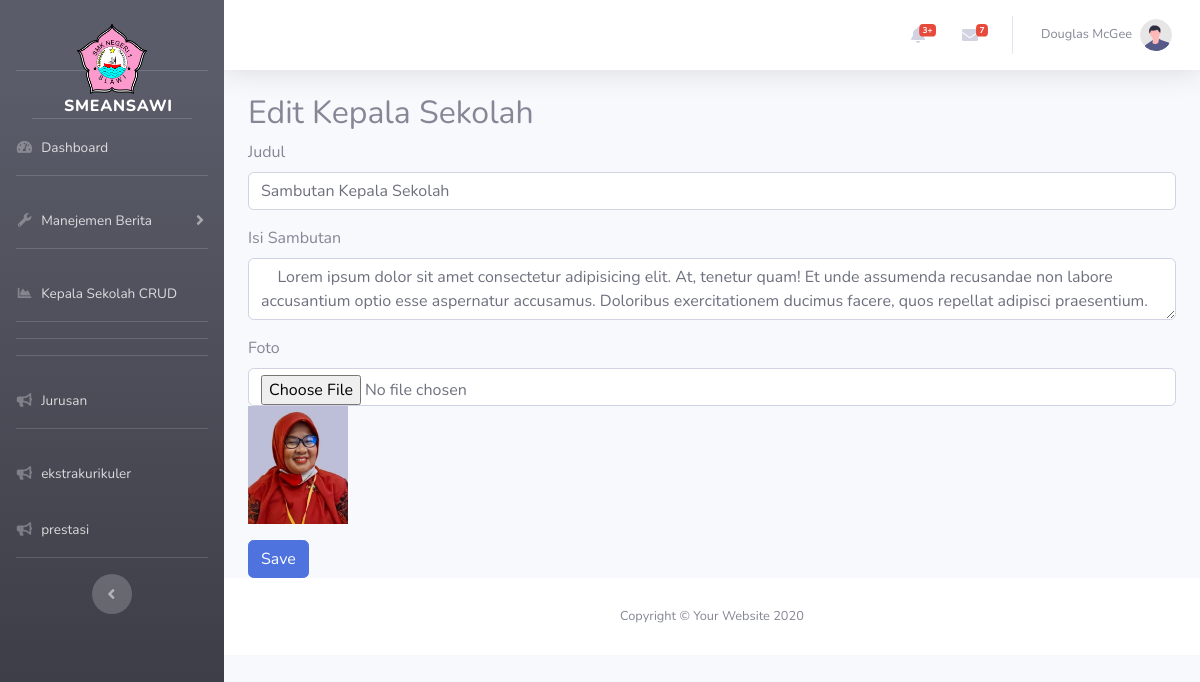
Before: /kepalasekolah/edit/3 with the older database file.
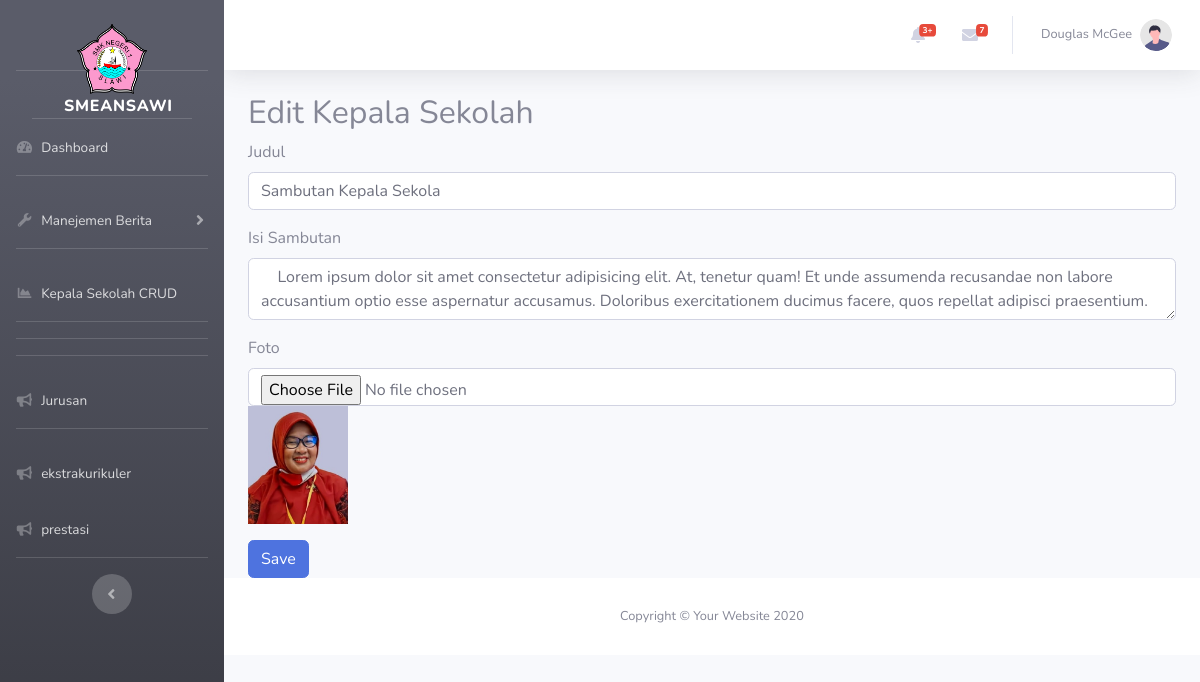
After: the same page with the newer database file.
### tables this page shows
CREATE TABLE `kepalasekolah` (
  `id` int NOT NULL,
  `judul` varchar(255) NOT NULL,
  `isisambutan` text NOT NULL,
  `tanggal` date NOT NULL,
  `foto` varchar(255) DEFAULT NULL,
  `user_id` int DEFAULT NULL
);

### application/controllers/Kepalasekolah.php (called while the page is built, shortened)
<?php
class Kepalasekolah extends CI_Controller {
    public function __construct() {
        $this->load->model('Kepalasekolah_model');
        $this->load->library('form_validation');
    }
    public function edit($id) {
        $data['kepalasekolah'] = $this->Kepalasekolah_model->get_by_id($id);
        $this->form_validation->set_rules('judul', 'Judul', 'required');
        $this->form_validation->set_rules('isisambutan', 'Isi Sambutan', 'required');
        if ($this->form_validation->run() === FALSE) {
            $this->load->view('admin/header');
            $this->load->view('admin/sidebar');
            $this->load->view('admin/kepalasekolah/kepalasekolah_form', $data);
            $this->load->view('admin/footer');
        }
    }
}

### index.php (called while the page is built, shortened)
<?php
require_once BASEPATH.'core/CodeIgniter.php';

### application/models/Kepalasekolah_model.php (called while the page is built, shortened)
<?php
class Kepalasekolah_model extends CI_Model {
    public function get_by_id($id) {
        $query = $this->db->get_where('kepalasekolah', array('id' => $id));
        return $query->row_array();
    }
}

### application/views/admin/kepalasekolah/kepalasekolah_form.php (the view)
<div class="container">
    <h2><?= isset($kepalasekolah) ? 'Edit' : 'Add' ?> Kepala Sekolah</h2>
    <?= form_open_multipart(isset($kepalasekolah) ? 'kepalasekolah/edit/' . $kepalasekolah['id'] : 'kepalasekolah/create'); ?>
    <div class="form-group">
        <label for="judul">Judul</label>
        <input type="text" class="form-control" name="judul" value="<?= isset($kepalasekolah) ? $kepalasekolah['judul'] : ''; ?>" required>
    </div>
    <div class="form-group">
        <label for="isisambutan">Isi Sambutan</label>
        <textarea class="form-control" name="isisambutan" required><?= isset($kepalasekolah) ? $kepalasekolah['isisambutan'] : ''; ?></textarea>
    </div>
    <div class="form-group">
        <label for="foto">Foto</label>
        <input type="file" name="foto" class="form-control">
        <?php if (isset($kepalasekolah['foto'])): ?>
            <img src="<?= base_url('uploads/kepalasekolah/' . $kepalasekolah['foto']); ?>" width="100">
        <?php endif; ?>
    </div>
    <button type="submit" class="btn btn-primary">Save</button>
    <?= form_close(); ?>
</div>

Changed rows visible on the page:
changed kepalasekolah: judul "Sambutan Kepala Sekolah" → "Sambutan Kepala Sekola"
